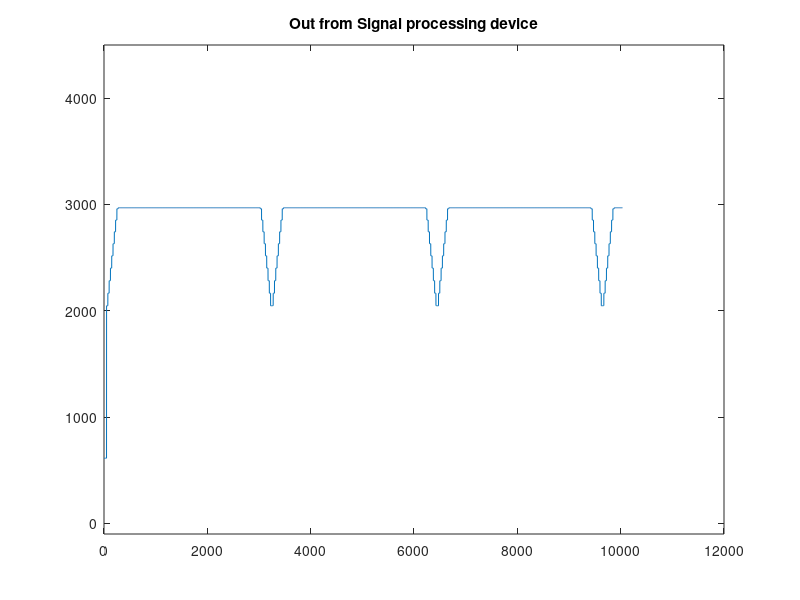

Write the MATLAB code that produced this figure. (Note: this script raises an error after producing the figure.)

fileID = fopen('testou.txt','r');

formatSpec = '%f';
raw_data = fscanf(fileID, formatSpec);
temp1 = num2str(raw_data, '%.0f');
temp2 = bin2dec(temp1);
fclose(fileID);
size(temp2)
x = 1:1:size(temp2);
max(temp2)
min(temp2)

figure(1)
plot(x,temp2) 
title('Out from Signal processing device')
ylim([-100 4500]);
yline([4096 0],'--',{'4096','0'})
yline(2047,'-.b','2047');
% 
% for i=1:1:size(temp2)
% if temp2(i)<(2^12/2)
% 
% temp2(i) =(2^12-temp2(i))
% 
% end;
% end;
% figure(2);
% plot(x,temp2)





